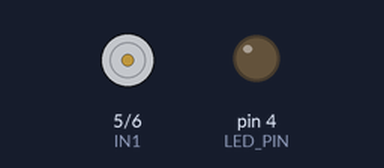
Simulated run of this sketch. Board: Arduino Uno, built with avr-gcc and run on an emulated ATmega328P. Shown: motor-driver pin pairs drawn as motors (green arrow = first pin HIGH = forward, orange = second pin HIGH = backward, longer = more drive), output pins drawn as LEDs (lit = HIGH). The local clock reads 2024-03-15 10:24:30 at power-on unless the sketch sets it.

Above: at 0.1 s.
At 30.2 s:
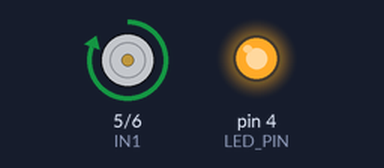
At 31.18 s:
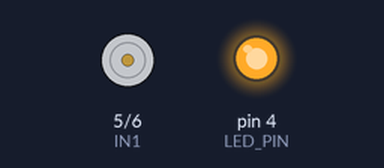
At 90.5 s:
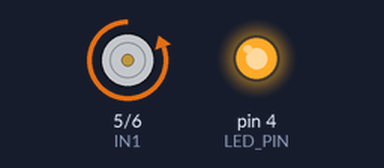
Timing chart, 0 to 93.1 s (numbered marks = the images above):
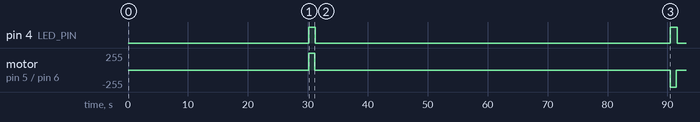

The sketch:

sketch.ino
```cpp
/*
 * Скетч для управления часовым механизмом через RTC DS3231
 * Лицензия: MIT
 * Автор: MagosLexx, 2025
 * GitHub: https://github.com/MagosLexx/arduino-primary-clock
 */

// 1. Подключение необходимых библиотек
#include <Wire.h>      // Для работы с I2C-интерфейсом
#include <RTClib.h>    // Для работы с модулем реального времени

// 2. Конфигурация аппаратных пинов (тип uint8_t - оптимальный для номеров пинов)
const uint8_t IN1 = 5;      // Пин управления первой катушкой (MOSFET/драйвер)
const uint8_t IN2 = 6;      // Пин управления второй катушкой (MOSFET/драйвер)
const uint8_t LED_PIN = 4;  // Пин для светодиодной индикации (D4)

// 3. Параметры временных интервалов (тип unsigned long для точного учёта времени)
const unsigned long PULSE_DURATION = 1000UL;    // Длительность импульса в миллисекундах
const unsigned long DEBOUNCE_DELAY = 100UL;    // Защитный интервал после импульса
const unsigned long TIME_CHECK_INTERVAL = 500UL;// Проверка времени каждые 500 мс
const unsigned long LED_DURATION = 1000UL;     // Длительность свечения светодиода (1 сек)

// 4. Глобальные переменные состояния
RTC_DS3231 rtc;           // Объект для работы с RTC-модулем
bool pulsePolarity = true; // Флаг текущей полярности импульса
uint8_t lastMinute = 255;  // Хранит последнюю обработанную минуту (255 - начальное невалидное значение)
unsigned long lastTimeCheck = 0; // Время последней проверки
unsigned long ledStartTime = 0;  // Время включения светодиода
bool ledActive = false;          // Флаг активности светодиода

void setup() {
  // 5. Инициализация цифровых выходов
  pinMode(IN1, OUTPUT);    // Настройка IN1 как выхода
  pinMode(IN2, OUTPUT);    // Настройка IN2 как выхода
  pinMode(LED_PIN, OUTPUT);// Настройка светодиода как выхода
  digitalWrite(IN1, LOW);  // Гарантированное выключение при старте
  digitalWrite(IN2, LOW);  // Гарантированное выключение при старте
  digitalWrite(LED_PIN, LOW); // Выключение светодиода

  // 6. Инициализация I2C-шины с дополнительными параметрами
  Wire.begin();            // Старт I2C-интерфейса
  Wire.setTimeout(100);    // Установка таймаута 100 мс для операций

  // 7. Инициализация модуля реального времени
  if (!rtc.begin()) {      // Проверка подключения DS3231
    // Критическая ошибка - модуль не обнаружен
    while (true) {         // Бесконечный цикл
      // Аварийная индикация светодиодом
      digitalWrite(LED_PIN, HIGH);
      delay(200);
      digitalWrite(LED_PIN, LOW);
      delay(200);
    }
  }

  // 8. Коррекция времени при необходимости
  if (rtc.lostPower() || rtc.now().year() < 2020) {
    rtc.adjust(DateTime(2000, 1, 1, 0, 0, 0)); // Установка "эталонного" времени
  }
}

void loop() {
  // 9. Управление светодиодом (выключение по истечении времени)
  if (ledActive && (millis() - ledStartTime >= LED_DURATION)) {
    digitalWrite(LED_PIN, LOW);
    ledActive = false;
  }

  // 10. Проверяем время только если прошло более 500 мс с последней проверки
  if (millis() - lastTimeCheck >= TIME_CHECK_INTERVAL) {
    lastTimeCheck = millis();

    // 11. Получение текущего времени от RTC
    DateTime now = rtc.now(); // Чтение временной метки

    // 12. Условие срабатывания (с двойной проверкой):
    // - Текущая минута ≠ последней обработанной
    // - Секунды = 0 (начало минуты)
    if (now.minute() != lastMinute && now.second() == 0) {
      lastMinute = now.minute(); // Фиксация обработанной минуты

      // 13. Активация светодиода
      digitalWrite(LED_PIN, HIGH);
      ledStartTime = millis();
      ledActive = true;

      // 14. Подача управляющего импульса
      digitalWrite(IN1, pulsePolarity ? HIGH : LOW);
      digitalWrite(IN2, pulsePolarity ? LOW : HIGH);
      delay(PULSE_DURATION);

      // 15. Гарантированное выключение катушек
      digitalWrite(IN1, LOW);
      digitalWrite(IN2, LOW);

      // 16. Смена полярности с защитой от прерываний
      noInterrupts();
      pulsePolarity = !pulsePolarity;
      interrupts();

      // 17. Точная выдержка защитного интервала
      unsigned long start = millis();
      while (millis() - start < DEBOUNCE_DELAY) {}
    }
  }

  // 18. Фоновая пауза для снижения нагрузки
  delay(10);
}
```

Measured:
- by itself, pin 4 (LED_PIN): alternates HIGH for 1.1 s and LOW for 59.2 s
- by itself, motor on pin 5 (IN1) / pin 6 (IN2): stopped → forward 255/255 at 30.1 s, → stopped 1.0 s later, → backward 255/255 59.4 s later, → stopped 1.0 s later
